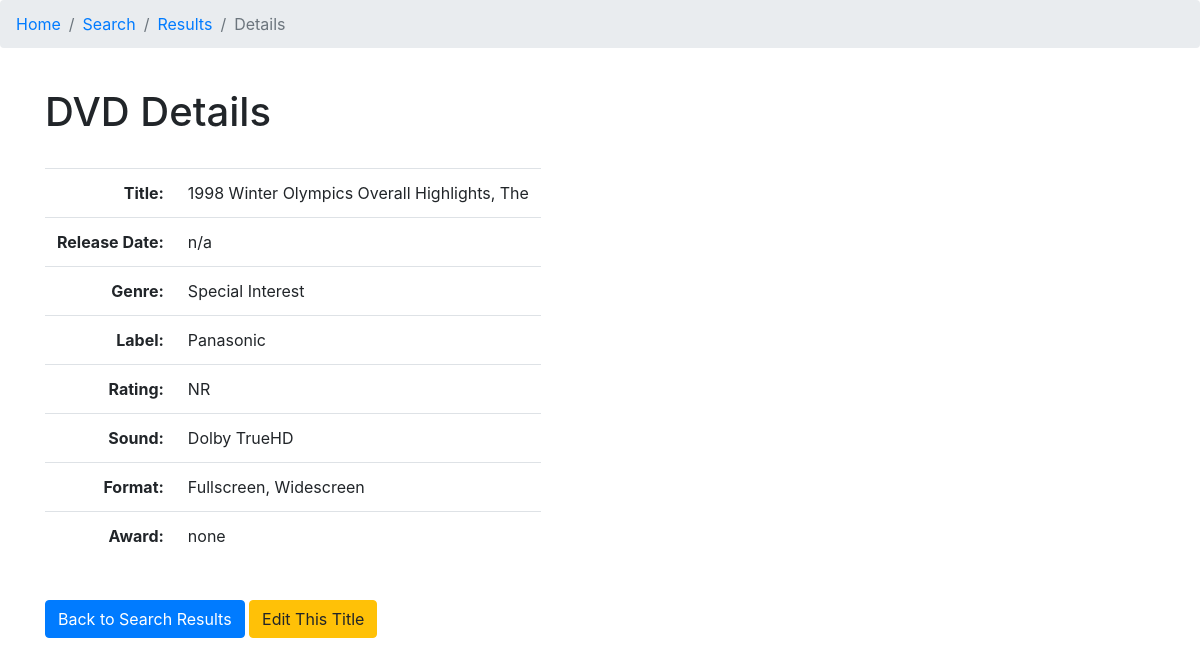
/assignment_11/details.php?id=20, run on the app's committed database.
### tables this page shows
CREATE TABLE `dvd_titles` (
  `dvd_title_id` int(11) NOT NULL,
  `title` varchar(255) NOT NULL,
  `release_date` date DEFAULT NULL,
  `award` varchar(255) DEFAULT NULL,
  `label_id` int(11) DEFAULT NULL,
  `sound_id` int(11) DEFAULT NULL,
  `genre_id` int(11) DEFAULT NULL,
  `rating_id` int(11) DEFAULT NULL,
  `format_id` int(11) DEFAULT NULL
);

CREATE TABLE `genres` (
  `genre_id` int(11) NOT NULL,
  `genre` varchar(255) NOT NULL
);

CREATE TABLE `labels` (
  `label_id` int(11) NOT NULL,
  `label` varchar(255) NOT NULL
);

CREATE TABLE `ratings` (
  `rating_id` int(11) NOT NULL,
  `rating` varchar(255) NOT NULL
);

CREATE TABLE `sounds` (
  `sound_id` int(11) NOT NULL,
  `sound` varchar(255) NOT NULL
);

CREATE TABLE `formats` (
  `format_id` int(11) NOT NULL,
  `format` varchar(255) NOT NULL
);

### assignment_11/details.php (the view, shortened to what this page needs)
<?php
	if ( !isset($_GET['id']) || empty($_GET['id']) ) {
		$error = "Invalid Track ID";
	}
	else {
		$mysqli = new mysqli(DB_HOST, DB_USER, DB_PASS, DB_NAME);
		$mysqli->set_charset('utf8');
		$sql_id = "SELECT * FROM dvd_titles WHERE dvd_titles.dvd_title_id = " . $_GET['id'] . ";";
		$check = $mysqli->query($sql_id);
		if ( $check->num_rows == 0 ) {
			echo $mysqli->error;
			$error = "Invalid Track ID";
			$mysqli->close();
		}
		else {
			$sql = "SELECT dvd_titles.dvd_title_id, dvd_titles.title AS dvd_title, genres.genre, ratings.rating, labels.label, formats.format, sounds.sound, dvd_titles.award, dvd_titles.release_date
				FROM dvd_titles
				LEFT JOIN genres ON dvd_titles.genre_id = genres.genre_id
				LEFT JOIN ratings ON dvd_titles.rating_id = ratings.rating_id
				LEFT JOIN labels ON dvd_titles.label_id = labels.label_id
				LEFT JOIN formats ON dvd_titles.format_id = formats.format_id
				LEFT JOIN sounds ON dvd_titles.sound_id = sounds.sound_id
				WHERE dvd_titles.dvd_title_id = " . $_GET['id'] . ";";
			$results = $mysqli->query($sql);
			$details = $results->fetch_assoc();
		}
	}
?>
<!DOCTYPE html>
<html>
<head>
	<link rel="stylesheet" href="https://maxcdn.bootstrapcdn.com/bootstrap/4.0.0/css/bootstrap.min.css">
</head>
<body>
	<ol class="breadcrumb">
		<li class="breadcrumb-item"><a href="index.php">Home</a></li>
		<li class="breadcrumb-item"><a href="search_form.php">Search</a></li>
		<li class="breadcrumb-item"><a href="search_results.php">Results</a></li>
		<li class="breadcrumb-item active">Details</li>
	</ol>
	<div class="container">
		<div class="row">
			<h1 class="col-12 mt-4">DVD Details</h1>
		</div>
	</div>
	<div class="container">
		<div class="row mt-4">
			<div class="col-12">
				<?php if (isset($error) && !empty($error) ) : ?>
					<div class="text-danger font-italic"><?php echo $error ?></div>
				<?php else : ?>
					<table class="table table-responsive">
						<tr>
							<th class="text-right">Title:</th>
							<td> <?php echo $details['dvd_title'] ?> </td>
						</tr>
						<tr>
							<th class="text-right">Release Date:</th>
							<td> <?php if(!$details['release_date']) { echo "n/a";} else { echo $details['release_date'];} ?> </td>
						</tr>
						<tr>
							<th class="text-right">Genre:</th>
							<td> <?php if(!$details['genre']){echo "n/a";} else{echo $details['genre'];} ?> </td>
						</tr>
						<tr>
							<th class="text-right">Label:</th>
							<td> <?php if(!$details['label']){echo "n/a";} else{ echo $details['label'];} ?> </td>
						</tr>
						<tr>
							<th class="text-right">Rating:</th>
							<td> <?php if(!$details['rating']){echo "n/a";} else{echo $details['rating'];} ?> </td>
						</tr>
						<tr>
							<th class="text-right">Sound:</th>
							<td> <?php if(!$details['sound']){echo "n/a";} else{ echo $details['sound'];} ?> </td>
						</tr>
						<tr>
							<th class="text-right">Format:</th>
							<td> <?php if(!$details['format']){echo "n/a";} else{echo $details['format'];} ?> </td>
						</tr>
						<tr>
							<th class="text-right">Award:</th>
							<td> <?php if(!$details['award']){ echo "none";} else{ echo $details['award'];} ?> </td>
						</tr>
					</table>
				<?php endif; ?>
			</div>
		</div>
		<div class="row mt-4 mb-4">
			<div class="col-12">
				<a href="search_results.php" role="button" class="btn btn-primary">Back to Search Results</a>
				<a href="edit_form.php?id=<?php echo $_GET['id']; ?>" class="btn btn-warning">Edit This Title</a>
			</div>
		</div>
	</div>
</body>
</html>

### data on the page
dvd_titles: title "1998 Winter Olympics Overall Highlights, The", genre.genre "Special Interest", label.label "Panasonic", rating.rating "NR", sound.sound "Dolby TrueHD", format.format "Fullscreen, Widescreen"
